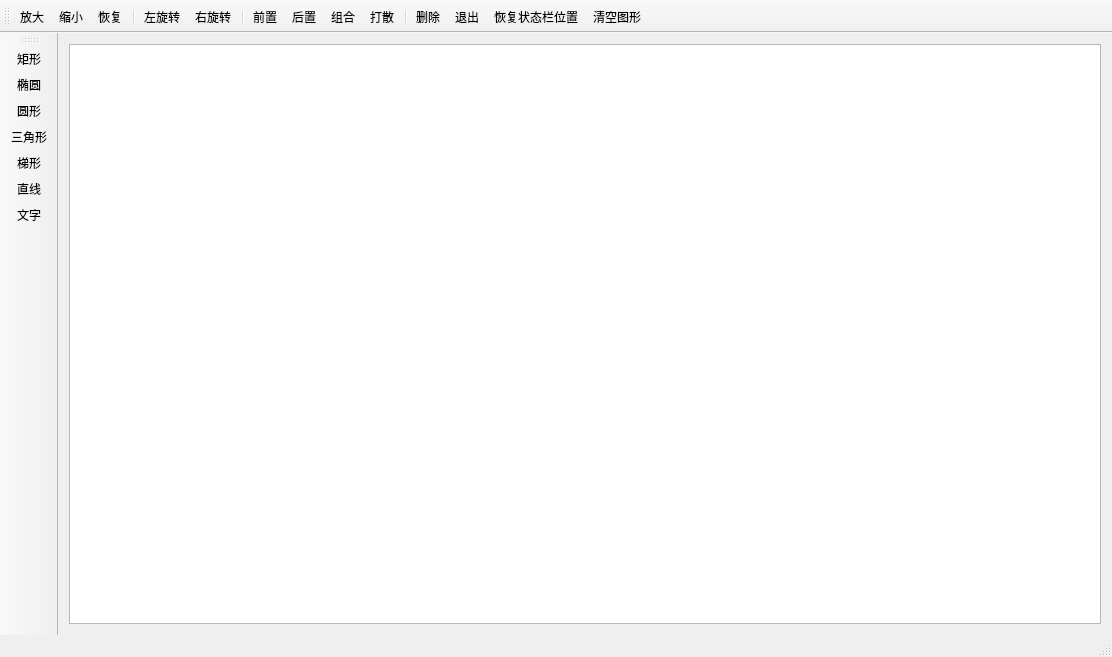
<?xml version="1.0" encoding="UTF-8"?>
<ui version="4.0">
 <class>MainWindow</class>
 <widget class="QMainWindow" name="MainWindow">
  <property name="geometry">
   <rect>
    <x>0</x>
    <y>0</y>
    <width>1112</width>
    <height>657</height>
   </rect>
  </property>
  <property name="contextMenuPolicy">
   <enum>Qt::NoContextMenu</enum>
  </property>
  <property name="windowTitle">
   <string>MainWindow</string>
  </property>
  <widget class="QWidget" name="centralWidget">
   <layout class="QVBoxLayout" name="verticalLayout">
    <item>
     <widget class="MyGraohicsView" name="graphicsView">
      <property name="enabled">
       <bool>true</bool>
      </property>
     </widget>
    </item>
   </layout>
  </widget>
  <widget class="QToolBar" name="mainToolBar">
   <property name="contextMenuPolicy">
    <enum>Qt::DefaultContextMenu</enum>
   </property>
   <property name="allowedAreas">
    <set>Qt::AllToolBarAreas</set>
   </property>
   <property name="toolButtonStyle">
    <enum>Qt::ToolButtonTextUnderIcon</enum>
   </property>
   <attribute name="toolBarArea">
    <enum>TopToolBarArea</enum>
   </attribute>
   <attribute name="toolBarBreak">
    <bool>false</bool>
   </attribute>
   <addaction name="actZoomIn"/>
   <addaction name="actZoomOut"/>
   <addaction name="actRestore"/>
   <addaction name="separator"/>
   <addaction name="actRotateLeft"/>
   <addaction name="actRotateRight"/>
   <addaction name="separator"/>
   <addaction name="actEdit_Front"/>
   <addaction name="actEdit_Back"/>
   <addaction name="actGroup"/>
   <addaction name="actGroupBreak"/>
   <addaction name="separator"/>
   <addaction name="actEdit_Delete"/>
   <addaction name="actQuit"/>
   <addaction name="actRestoreStatusBar"/>
   <addaction name="action_clear"/>
  </widget>
  <widget class="QStatusBar" name="statusBar"/>
  <widget class="QToolBar" name="toolBar">
   <property name="windowTitle">
    <string>toolBar</string>
   </property>
   <property name="toolButtonStyle">
    <enum>Qt::ToolButtonTextUnderIcon</enum>
   </property>
   <attribute name="toolBarArea">
    <enum>LeftToolBarArea</enum>
   </attribute>
   <attribute name="toolBarBreak">
    <bool>false</bool>
   </attribute>
   <addaction name="actItem_Rect"/>
   <addaction name="actItem_Ellipse"/>
   <addaction name="actItem_Circle"/>
   <addaction name="actItem_Triangle"/>
   <addaction name="actItem_Polygon"/>
   <addaction name="actItem_Line"/>
   <addaction name="actItem_Text"/>
  </widget>
  <action name="actItem_Rect">
   <property name="icon">
    <iconset resource="res.qrc">
     <normaloff>:/images/images/RECTANGL.BMP</normaloff>:/images/images/RECTANGL.BMP</iconset>
   </property>
   <property name="text">
    <string>矩形</string>
   </property>
   <property name="toolTip">
    <string>添加矩形</string>
   </property>
  </action>
  <action name="actItem_Ellipse">
   <property name="icon">
    <iconset resource="res.qrc">
     <normaloff>:/images/images/ELLIPSE.BMP</normaloff>:/images/images/ELLIPSE.BMP</iconset>
   </property>
   <property name="text">
    <string>椭圆</string>
   </property>
   <property name="toolTip">
    <string>添加椭圆型</string>
   </property>
  </action>
  <action name="actItem_Line">
   <property name="icon">
    <iconset resource="res.qrc">
     <normaloff>:/images/images/LINE.BMP</normaloff>:/images/images/LINE.BMP</iconset>
   </property>
   <property name="text">
    <string>直线</string>
   </property>
   <property name="toolTip">
    <string>添加直线</string>
   </property>
  </action>
  <action name="actEdit_Delete">
   <property name="icon">
    <iconset resource="res.qrc">
     <normaloff>:/images/images/108.bmp</normaloff>:/images/images/108.bmp</iconset>
   </property>
   <property name="text">
    <string>删除</string>
   </property>
   <property name="toolTip">
    <string>删除选中的图元</string>
   </property>
  </action>
  <action name="actQuit">
   <property name="icon">
    <iconset resource="res.qrc">
     <normaloff>:/images/images/132.bmp</normaloff>:/images/images/132.bmp</iconset>
   </property>
   <property name="text">
    <string>退出</string>
   </property>
   <property name="toolTip">
    <string>退出本系统</string>
   </property>
  </action>
  <action name="actItem_Text">
   <property name="icon">
    <iconset resource="res.qrc">
     <normaloff>:/images/images/800.bmp</normaloff>:/images/images/800.bmp</iconset>
   </property>
   <property name="text">
    <string>文字</string>
   </property>
   <property name="toolTip">
    <string>添加文字</string>
   </property>
  </action>
  <action name="actEdit_Front">
   <property name="icon">
    <iconset resource="res.qrc">
     <normaloff>:/images/images/528.bmp</normaloff>:/images/images/528.bmp</iconset>
   </property>
   <property name="text">
    <string>前置</string>
   </property>
   <property name="toolTip">
    <string>居于最前面</string>
   </property>
  </action>
  <action name="actEdit_Back">
   <property name="icon">
    <iconset resource="res.qrc">
     <normaloff>:/images/images/526.bmp</normaloff>:/images/images/526.bmp</iconset>
   </property>
   <property name="text">
    <string>后置</string>
   </property>
   <property name="toolTip">
    <string>居于最后面</string>
   </property>
  </action>
  <action name="actItem_Polygon">
   <property name="icon">
    <iconset resource="res.qrc">
     <normaloff>:/images/images/FREEFORM.BMP</normaloff>:/images/images/FREEFORM.BMP</iconset>
   </property>
   <property name="text">
    <string>梯形</string>
   </property>
   <property name="toolTip">
    <string>添加梯形</string>
   </property>
  </action>
  <action name="actZoomIn">
   <property name="icon">
    <iconset resource="res.qrc">
     <normaloff>:/images/images/zoomin.png</normaloff>:/images/images/zoomin.png</iconset>
   </property>
   <property name="text">
    <string>放大</string>
   </property>
   <property name="toolTip">
    <string>放大</string>
   </property>
  </action>
  <action name="actZoomOut">
   <property name="icon">
    <iconset resource="res.qrc">
     <normaloff>:/images/images/zoomout.png</normaloff>:/images/images/zoomout.png</iconset>
   </property>
   <property name="text">
    <string>缩小</string>
   </property>
   <property name="toolTip">
    <string>缩小</string>
   </property>
  </action>
  <action name="actRotateLeft">
   <property name="icon">
    <iconset resource="res.qrc">
     <normaloff>:/images/images/rotateleft.png</normaloff>:/images/images/rotateleft.png</iconset>
   </property>
   <property name="text">
    <string>左旋转</string>
   </property>
   <property name="toolTip">
    <string>左旋转</string>
   </property>
  </action>
  <action name="actRotateRight">
   <property name="icon">
    <iconset resource="res.qrc">
     <normaloff>:/images/images/rotateright.png</normaloff>:/images/images/rotateright.png</iconset>
   </property>
   <property name="text">
    <string>右旋转</string>
   </property>
   <property name="toolTip">
    <string>右旋转</string>
   </property>
  </action>
  <action name="actRestore">
   <property name="icon">
    <iconset resource="res.qrc">
     <normaloff>:/images/images/420.bmp</normaloff>:/images/images/420.bmp</iconset>
   </property>
   <property name="text">
    <string>恢复</string>
   </property>
   <property name="toolTip">
    <string>恢复大小</string>
   </property>
  </action>
  <action name="actGroup">
   <property name="icon">
    <iconset resource="res.qrc">
     <normaloff>:/images/images/UNGROUP.BMP</normaloff>:/images/images/UNGROUP.BMP</iconset>
   </property>
   <property name="text">
    <string>组合</string>
   </property>
   <property name="toolTip">
    <string>组合</string>
   </property>
  </action>
  <action name="actGroupBreak">
   <property name="icon">
    <iconset resource="res.qrc">
     <normaloff>:/images/images/128.bmp</normaloff>:/images/images/128.bmp</iconset>
   </property>
   <property name="text">
    <string>打散</string>
   </property>
   <property name="toolTip">
    <string>取消组合</string>
   </property>
  </action>
  <action name="actItem_Circle">
   <property name="icon">
    <iconset resource="res.qrc">
     <normaloff>:/images/images/08.JPG</normaloff>:/images/images/08.JPG</iconset>
   </property>
   <property name="text">
    <string>圆形</string>
   </property>
   <property name="toolTip">
    <string>圆形</string>
   </property>
  </action>
  <action name="actItem_Triangle">
   <property name="icon">
    <iconset resource="res.qrc">
     <normaloff>:/images/images/Icon1242.ico</normaloff>:/images/images/Icon1242.ico</iconset>
   </property>
   <property name="text">
    <string>三角形</string>
   </property>
   <property name="toolTip">
    <string>三角形</string>
   </property>
  </action>
  <action name="actRestoreStatusBar">
   <property name="icon">
    <iconset resource="res.qrc">
     <normaloff>:/images/images/018.JPG</normaloff>:/images/images/018.JPG</iconset>
   </property>
   <property name="text">
    <string>恢复状态栏位置</string>
   </property>
   <property name="toolTip">
    <string>恢复状态栏位置</string>
   </property>
  </action>
  <action name="action_clear">
   <property name="icon">
    <iconset resource="res.qrc">
     <normaloff>:/images/images/DELETE.BMP</normaloff>:/images/images/DELETE.BMP</iconset>
   </property>
   <property name="text">
    <string>清空图形</string>
   </property>
   <property name="toolTip">
    <string>清空图形</string>
   </property>
  </action>
 </widget>
 <layoutdefault spacing="6" margin="11"/>
 <customwidgets>
  <customwidget>
   <class>MyGraohicsView</class>
   <extends>QGraphicsView</extends>
   <header location="global">mygraohicsview.h</header>
  </customwidget>
 </customwidgets>
 <resources>
  <include location="res.qrc"/>
 </resources>
 <connections>
  <connection>
   <sender>actQuit</sender>
   <signal>triggered()</signal>
   <receiver>MainWindow</receiver>
   <slot>close()</slot>
   <hints>
    <hint type="sourcelabel">
     <x>-1</x>
     <y>-1</y>
    </hint>
    <hint type="destinationlabel">
     <x>566</x>
     <y>297</y>
    </hint>
   </hints>
  </connection>
 </connections>
</ui>
